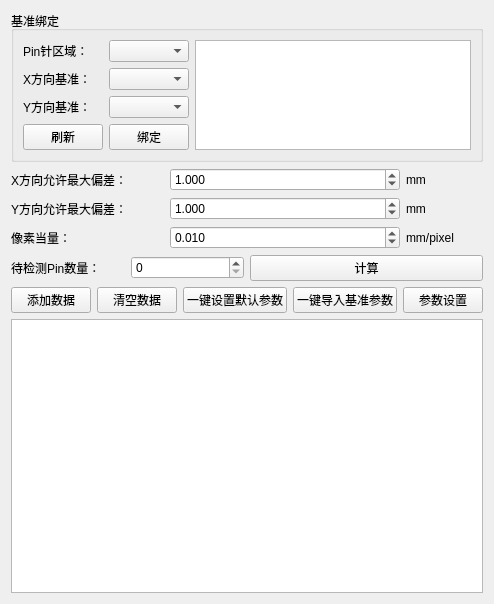
              <widget class="QWidget" name="tab_7">
               <attribute name="title">
                <string>工艺参数</string>
               </attribute>
               <layout class="QGridLayout" name="gridLayout_21">
                <item row="0" column="0">
                 <layout class="QVBoxLayout" name="verticalLayout_29" stretch="1,5">
                  <item>
                   <widget class="QGroupBox" name="groupBox_11">
                    <property name="title">
                     <string>基准绑定</string>
                    </property>
                    <layout class="QGridLayout" name="gridLayout_24">
                     <item row="0" column="0">
                      <layout class="QVBoxLayout" name="verticalLayout_25">
                       <item>
                        <layout class="QHBoxLayout" name="horizontalLayout_27">
                         <item>
                          <layout class="QVBoxLayout" name="verticalLayout_24">
                           <item>
                            <widget class="QLabel" name="label_12">
                             <property name="text">
                              <string>Pin针区域：</string>
                             </property>
                            </widget>
                           </item>
                           <item>
                            <widget class="QLabel" name="label_13">
                             <property name="text">
                              <string>X方向基准：</string>
                             </property>
                            </widget>
                           </item>
                           <item>
                            <widget class="QLabel" name="label_14">
                             <property name="text">
                              <string>Y方向基准：</string>
                             </property>
                            </widget>
                           </item>
                          </layout>
                         </item>
                         <item>
                          <layout class="QVBoxLayout" name="verticalLayout_23">
                           <item>
                            <widget class="QComboBox" name="cmb_PinRegionBinding"/>
                           </item>
                           <item>
                            <widget class="QComboBox" name="cmb_BaseXBinding"/>
                           </item>
                           <item>
                            <widget class="QComboBox" name="cmb_BaseYBinding"/>
                           </item>
                          </layout>
                         </item>
                        </layout>
                       </item>
                       <item>
                        <layout class="QHBoxLayout" name="horizontalLayout_31">
                         <item>
                          <widget class="QPushButton" name="pb_RefreshBinding">
                           <property name="text">
                            <string>刷新</string>
                           </property>
                          </widget>
                         </item>
                         <item>
                          <widget class="QPushButton" name="pb_Binding">
                           <property name="text">
                            <string>绑定</string>
                           </property>
                          </widget>
                         </item>
                        </layout>
                       </item>
                      </layout>
                     </item>
                     <item row="0" column="1">
                      <widget class="QTextBrowser" name="textBrowser_BindingLog"/>
                     </item>
                    </layout>
                   </widget>
                  </item>
                  <item>
                   <layout class="QVBoxLayout" name="verticalLayout_28" stretch="1,10">
                    <item>
                     <layout class="QVBoxLayout" name="verticalLayout_18">
                      <item>
                       <layout class="QHBoxLayout" name="horizontalLayout_4" stretch="2,3,1">
                        <item>
                         <widget class="QLabel" name="label_8">
                          <property name="text">
                           <string>X方向允许最大偏差：</string>
                          </property>
                         </widget>
                        </item>
                        <item>
                         <widget class="QDoubleSpinBox" name="dspb_Tolerance_X">
                          <property name="decimals">
                           <number>3</number>
                          </property>
                          <property name="maximum">
                           <double>99999.000000000000000</double>
                          </property>
                          <property name="value">
                           <double>1.000000000000000</double>
                          </property>
                         </widget>
                        </item>
                        <item>
                         <widget class="QLabel" name="label_19">
                          <property name="text">
                           <string>mm</string>
                          </property>
                         </widget>
                        </item>
                       </layout>
                      </item>
                      <item>
                       <layout class="QHBoxLayout" name="horizontalLayout_34" stretch="2,3,1">
                        <item>
                         <widget class="QLabel" name="label_46">
                          <property name="text">
                           <string>Y方向允许最大偏差：</string>
                          </property>
                         </widget>
                        </item>
                        <item>
                         <widget class="QDoubleSpinBox" name="dspb_Tolerance_Y">
                          <property name="decimals">
                           <number>3</number>
                          </property>
                          <property name="maximum">
                           <double>99999.000000000000000</double>
                          </property>
                          <property name="value">
                           <double>1.000000000000000</double>
                          </property>
                         </widget>
                        </item>
                        <item>
                         <widget class="QLabel" name="label_58">
                          <property name="text">
                           <string>mm</string>
                          </property>
                         </widget>
                        </item>
                       </layout>
                      </item>
                      <item>
                       <layout class="QHBoxLayout" name="horizontalLayout_36" stretch="2,3,1">
                        <item>
                         <widget class="QLabel" name="label_16">
                          <property name="text">
                           <string>像素当量：</string>
                          </property>
                         </widget>
                        </item>
                        <item>
                         <widget class="QDoubleSpinBox" name="dspb_MmPixel">
                          <property name="decimals">
                           <number>3</number>
                          </property>
                          <property name="maximum">
                           <double>99999.000000000000000</double>
                          </property>
                          <property name="value">
                           <double>0.010000000000000</double>
                          </property>
                         </widget>
                        </item>
                        <item>
                         <widget class="QLabel" name="label_22">
                          <property name="text">
                           <string>mm/pixel</string>
                          </property>
                         </widget>
                        </item>
                       </layout>
                      </item>
                      <item>
                       <layout class="QHBoxLayout" name="horizontalLayout_35">
                        <item>
                         <layout class="QHBoxLayout" name="horizontalLayout_37">
                          <item>
                           <widget class="QLabel" name="label_27">
                            <property name="text">
                             <string>待检测Pin数量：</string>
                            </property>
                           </widget>
                          </item>
                          <item>
                           <widget class="QSpinBox" name="spb_PinNum">
                            <property name="maximum">
                             <number>99999999</number>
                            </property>
                           </widget>
                          </item>
                         </layout>
                        </item>
                        <item>
                         <widget class="QPushButton" name="pb_CalculatePinNum">
                          <property name="text">
                           <string>计算</string>
                          </property>
                         </widget>
                        </item>
                       </layout>
                      </item>
                     </layout>
                    </item>
                    <item>
                     <layout class="QVBoxLayout" name="verticalLayout_21" stretch="1,15">
                      <item>
                       <layout class="QHBoxLayout" name="horizontalLayout_48">
                        <item>
                         <widget class="QPushButton" name="pb_AddValue">
                          <property name="text">
                           <string>添加数据</string>
                          </property>
                         </widget>
                        </item>
                        <item>
                         <widget class="QPushButton" name="pb_ClearValue">
                          <property name="text">
                           <string>清空数据</string>
                          </property>
                         </widget>
                        </item>
                        <item>
                         <widget class="QPushButton" name="pb_SetDefaultStandardData">
                          <property name="text">
                           <string>一键设置默认参数</string>
                          </property>
                         </widget>
                        </item>
                        <item>
                         <widget class="QPushButton" name="pb_ImportStandardData">
                          <property name="text">
                           <string>一键导入基准参数</string>
                          </property>
                         </widget>
                        </item>
                        <item>
                         <widget class="QPushButton" name="pb_SetStandardData">
                          <property name="text">
                           <string>参数设置</string>
                          </property>
                         </widget>
                        </item>
                       </layout>
                      </item>
                      <item>
                       <widget class="QTableWidget" name="tablewidget_StandardData"/>
                      </item>
                     </layout>
                    </item>
                   </layout>
                  </item>
                 </layout>
                </item>
               </layout>
              </widget>
